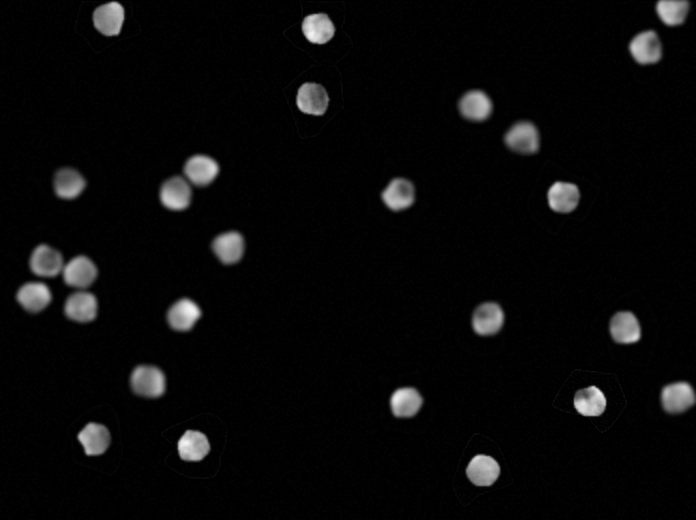
#> input picture data/selected/bbbc005_sample.png, 696 x 520 px
$ python -i segmentation_iou.py   (imports and definitions only)
#> lines starting #> are read from the running program, lines starting #| are printed output that depends on the picture; after the words box and inside, x2 and y2 are one past the last pixel; in counts of white or black regions, pixels touching at a corner belong together
#> further down, picture is the input picture: shape (520, 696); min 0, max 245, mean 9.6
"""Cell segmentation IoU as a downstream performance metric.

We use scikit-image's thresholding combined with morphological cleanup
to produce a binary mask from the filtered image, then compare against
the ground-truth mask.  IoU = |P intersect G| / |P union G|.
"""

from __future__ import annotations

import numpy as np
from numpy.typing import NDArray
from skimage import filters, morphology
from skimage.morphology import remove_small_objects, opening, disk


def segment_otsu(image: NDArray[np.floating]) -> NDArray[np.bool_]:
    """Simple Otsu-thresholded segmentation with morphological cleanup."""
    thresh = filters.threshold_otsu(image.astype(np.float64))
#> thresh = 67.47
    binary = image.astype(np.float64) > thresh
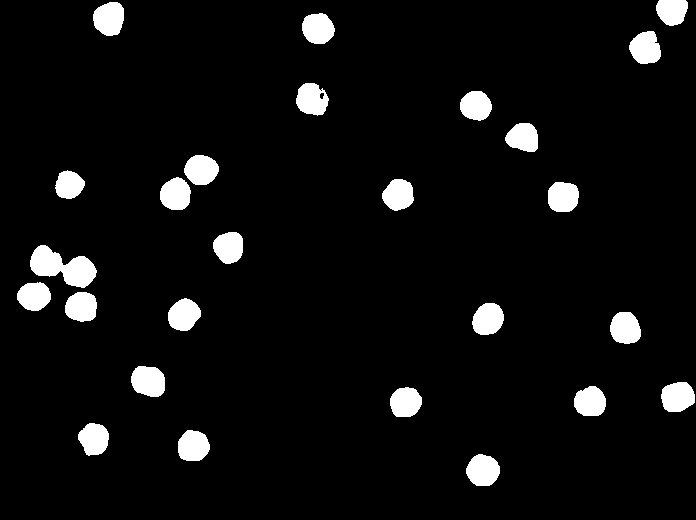
#> binary: shape (520, 696) bool; 5.8% white; 26 white regions, largest, box (x1, y1, x2, y2) and area: (30, 245, 97, 288) 1600, (131, 366, 165, 397) 862, (93, 2, 124, 36) 841
    binary = opening(binary, disk(2))
#> binary: shape (520, 696) bool; 5.8% white; 26 white regions, largest, box (x1, y1, x2, y2) and area: (30, 245, 97, 288) 1597, (131, 366, 165, 397) 861, (93, 2, 124, 36) 841
    binary = remove_small_objects(binary, min_size=64)
    return binary


def iou(predicted: NDArray[np.bool_], ground_truth: NDArray[np.bool_]) -> float:
    """Intersection over Union for two binary masks."""
    inter = np.logical_and(predicted, ground_truth).sum()
    union = np.logical_or(predicted, ground_truth).sum()
    if union == 0:
        return 0.0
    return float(inter) / float(union)


def segmentation_iou(image: NDArray[np.floating],
                     ground_truth: NDArray[np.bool_]) -> float:
    """Run Otsu segmentation on `image` and compute IoU vs `ground_truth`."""
    pred = segment_otsu(image)
    return iou(pred, ground_truth.astype(bool))

>>> import cv2
>>> picture = cv2.imread('../../data/selected/bbbc005_sample.png', cv2.IMREAD_GRAYSCALE)
>>> result = segment_otsu(picture)

$ run again, on data/selected/bbbc034_sample.png
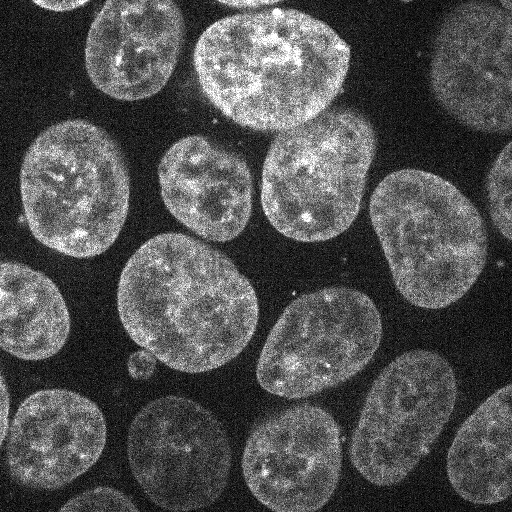
#> input picture data/selected/bbbc034_sample.png, 512 x 512 px
#> picture is the input picture: shape (512, 512); min 0, max 255, mean 79.9
#> thresh = 90.15
#> in segment_otsu, `binary = image.astype(np.float64) > thresh`:
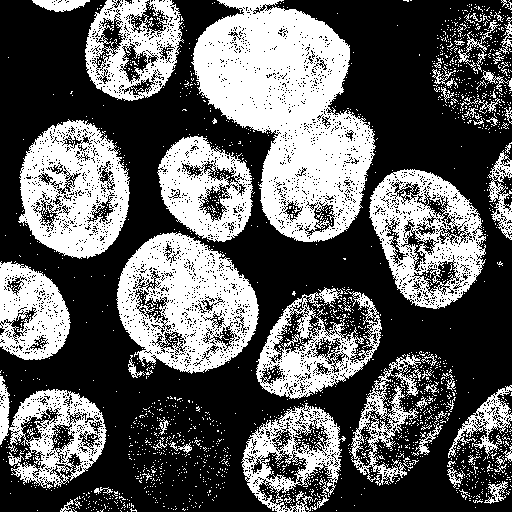
#> binary: shape (512, 512) bool; 37.7% white; 2033 white regions (1968 under 20 px), largest, box (x1, y1, x2, y2) and area: (191, 0, 376, 242) 24780, (116, 232, 259, 374) 12090, (18, 119, 130, 259) 9699
#> in segment_otsu, `binary = remove_small_objects(binary, min_size=64)`:
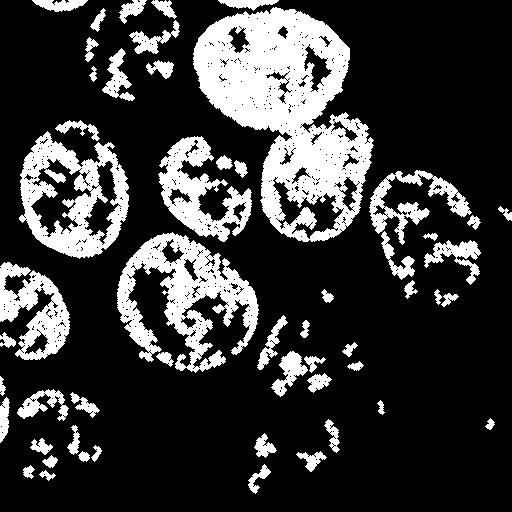
#> binary: shape (512, 512) bool; 22.2% white; 54 white regions, largest, box (x1, y1, x2, y2) and area: (193, 7, 374, 242) 21630, (117, 232, 259, 373) 8408, (19, 131, 129, 259) 6659

$ run again, on data/selected/fluo_gowt1_sample.png
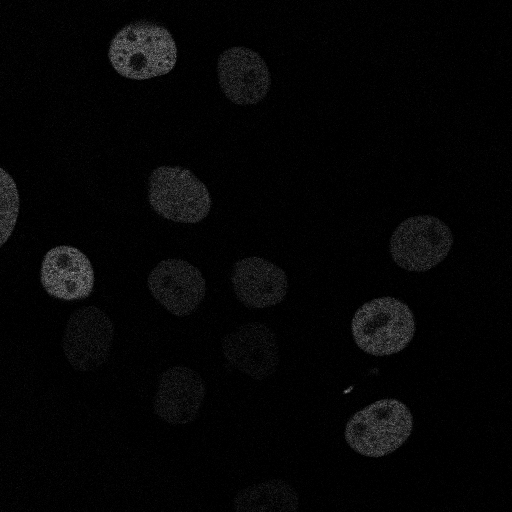
#> input picture data/selected/fluo_gowt1_sample.png, 512 x 512 px
#> picture is the input picture: shape (512, 512); min 0, max 156, mean 5.1
#> thresh = 22.85
#> in segment_otsu, `binary = image.astype(np.float64) > thresh`:
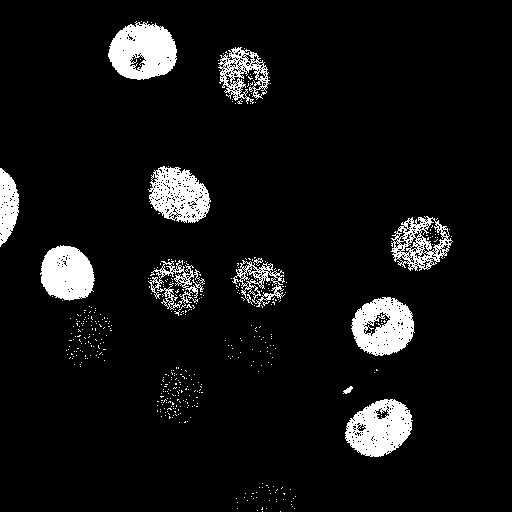
#> binary: shape (512, 512) bool; 7.2% white; 448 white regions (437 under 20 px), largest, box (x1, y1, x2, y2) and area: (108, 21, 177, 80) 2920, (345, 399, 413, 457) 2636, (351, 297, 415, 356) 2561
#> in segment_otsu, `binary = remove_small_objects(binary, min_size=64)`:
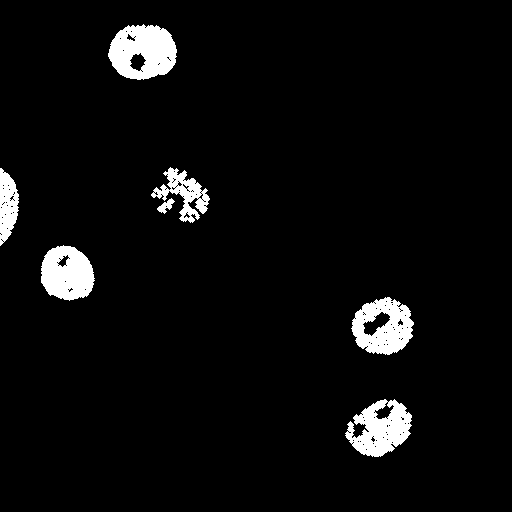
#> binary: shape (512, 512) bool; 4.6% white; 7 white regions, largest, box (x1, y1, x2, y2) and area: (108, 24, 177, 80) 2779, (345, 399, 412, 457) 2349, (351, 297, 414, 355) 2328
